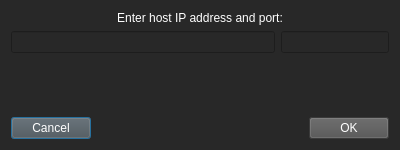
<?xml version="1.0" encoding="UTF-8"?>
<ui version="4.0">
 <class>ConnectionIPInput</class>
 <widget class="QDialog" name="ConnectionIPInput">
  <property name="geometry">
   <rect>
    <x>0</x>
    <y>0</y>
    <width>400</width>
    <height>150</height>
   </rect>
  </property>
  <property name="sizePolicy">
   <sizepolicy hsizetype="Preferred" vsizetype="Preferred">
    <horstretch>0</horstretch>
    <verstretch>0</verstretch>
   </sizepolicy>
  </property>
  <property name="minimumSize">
   <size>
    <width>400</width>
    <height>150</height>
   </size>
  </property>
  <property name="windowTitle">
   <string>Dialog</string>
  </property>
  <property name="styleSheet">
   <string notr="true">* {
	background-color: rgb(40, 40, 40);
	color: rgb(255, 255, 255);
}
QPushButton, QComboBox {
	background-color: rgb(81, 81, 81);
}

QTableView {
	gridline-color: rgb(127, 127, 127);
}</string>
  </property>
  <layout class="QHBoxLayout" name="horizontalLayout">
   <item>
    <layout class="QVBoxLayout" name="verticalLayout">
     <item>
      <widget class="QLabel" name="label">
       <property name="text">
        <string>Enter host IP address and port:</string>
       </property>
       <property name="alignment">
        <set>Qt::AlignmentFlag::AlignCenter</set>
       </property>
      </widget>
     </item>
     <item>
      <layout class="QHBoxLayout" name="horizontalLayout_3">
       <item>
        <widget class="QLineEdit" name="ipInput"/>
       </item>
       <item>
        <widget class="QLineEdit" name="portInput">
         <property name="sizePolicy">
          <sizepolicy hsizetype="Preferred" vsizetype="Fixed">
           <horstretch>0</horstretch>
           <verstretch>0</verstretch>
          </sizepolicy>
         </property>
        </widget>
       </item>
      </layout>
     </item>
     <item>
      <spacer name="verticalSpacer">
       <property name="orientation">
        <enum>Qt::Orientation::Vertical</enum>
       </property>
       <property name="sizeHint" stdset="0">
        <size>
         <width>20</width>
         <height>40</height>
        </size>
       </property>
      </spacer>
     </item>
     <item>
      <layout class="QHBoxLayout" name="horizontalLayout_2">
       <item>
        <widget class="QPushButton" name="cancelButton">
         <property name="text">
          <string>Cancel</string>
         </property>
        </widget>
       </item>
       <item>
        <spacer name="horizontalSpacer">
         <property name="orientation">
          <enum>Qt::Orientation::Horizontal</enum>
         </property>
         <property name="sizeHint" stdset="0">
          <size>
           <width>40</width>
           <height>20</height>
          </size>
         </property>
        </spacer>
       </item>
       <item>
        <widget class="QPushButton" name="okButton">
         <property name="text">
          <string>OK</string>
         </property>
        </widget>
       </item>
      </layout>
     </item>
    </layout>
   </item>
  </layout>
 </widget>
 <resources/>
 <connections>
  <connection>
   <sender>okButton</sender>
   <signal>clicked()</signal>
   <receiver>ConnectionIPInput</receiver>
   <slot>accept()</slot>
   <hints>
    <hint type="sourcelabel">
     <x>331</x>
     <y>190</y>
    </hint>
    <hint type="destinationlabel">
     <x>352</x>
     <y>138</y>
    </hint>
   </hints>
  </connection>
  <connection>
   <sender>cancelButton</sender>
   <signal>clicked()</signal>
   <receiver>ConnectionIPInput</receiver>
   <slot>reject()</slot>
   <hints>
    <hint type="sourcelabel">
     <x>78</x>
     <y>186</y>
    </hint>
    <hint type="destinationlabel">
     <x>136</x>
     <y>103</y>
    </hint>
   </hints>
  </connection>
 </connections>
</ui>
